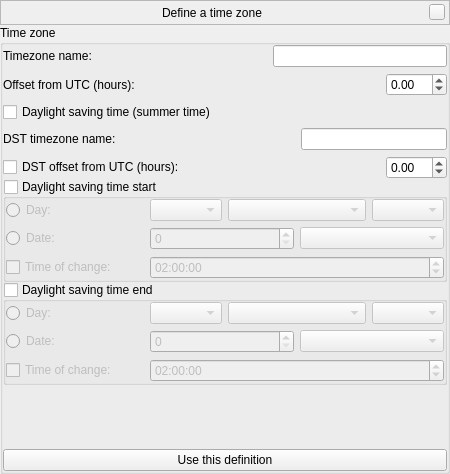
<?xml version="1.0" encoding="UTF-8"?>
<ui version="4.0">
 <class>defineTimeZoneForm</class>
 <widget class="QWidget" name="defineTimeZoneForm">
  <property name="geometry">
   <rect>
    <x>0</x>
    <y>0</y>
    <width>450</width>
    <height>474</height>
   </rect>
  </property>
  <layout class="QVBoxLayout" name="verticalLayout">
   <property name="spacing">
    <number>0</number>
   </property>
   <property name="margin">
    <number>0</number>
   </property>
   <item>
    <widget class="BarFrame" name="TitleBar">
     <property name="sizePolicy">
      <sizepolicy hsizetype="Expanding" vsizetype="Minimum">
       <horstretch>0</horstretch>
       <verstretch>0</verstretch>
      </sizepolicy>
     </property>
     <property name="minimumSize">
      <size>
       <width>0</width>
       <height>25</height>
      </size>
     </property>
     <property name="maximumSize">
      <size>
       <width>16777215</width>
       <height>30</height>
      </size>
     </property>
     <property name="focusPolicy">
      <enum>Qt::NoFocus</enum>
     </property>
     <property name="autoFillBackground">
      <bool>false</bool>
     </property>
     <property name="frameShape">
      <enum>QFrame::StyledPanel</enum>
     </property>
     <layout class="QHBoxLayout">
      <property name="spacing">
       <number>6</number>
      </property>
      <property name="leftMargin">
       <number>0</number>
      </property>
      <property name="topMargin">
       <number>0</number>
      </property>
      <property name="rightMargin">
       <number>4</number>
      </property>
      <property name="bottomMargin">
       <number>0</number>
      </property>
      <item>
       <spacer name="leftSpacer">
        <property name="orientation">
         <enum>Qt::Horizontal</enum>
        </property>
        <property name="sizeHint" stdset="0">
         <size>
          <width>40</width>
          <height>20</height>
         </size>
        </property>
       </spacer>
      </item>
      <item>
       <widget class="QLabel" name="stelWindowTitle">
        <property name="text">
         <string>Define a time zone</string>
        </property>
       </widget>
      </item>
      <item>
       <spacer name="rightSpacer">
        <property name="orientation">
         <enum>Qt::Horizontal</enum>
        </property>
        <property name="sizeHint" stdset="0">
         <size>
          <width>40</width>
          <height>20</height>
         </size>
        </property>
       </spacer>
      </item>
      <item>
       <widget class="QPushButton" name="closeStelWindow">
        <property name="minimumSize">
         <size>
          <width>16</width>
          <height>16</height>
         </size>
        </property>
        <property name="maximumSize">
         <size>
          <width>16</width>
          <height>16</height>
         </size>
        </property>
        <property name="focusPolicy">
         <enum>Qt::NoFocus</enum>
        </property>
        <property name="text">
         <string/>
        </property>
       </widget>
      </item>
     </layout>
    </widget>
   </item>
   <item>
    <widget class="QGroupBox" name="groupBoxTimeZone">
     <property name="title">
      <string>Time zone</string>
     </property>
     <layout class="QVBoxLayout" name="verticalLayoutTimeZone">
      <property name="margin">
       <number>0</number>
      </property>
      <item>
       <layout class="QHBoxLayout" name="horizontalLayoutName">
        <item>
         <widget class="QLabel" name="labelName">
          <property name="text">
           <string>Timezone name:</string>
          </property>
         </widget>
        </item>
        <item>
         <spacer name="horizontalSpacerName">
          <property name="orientation">
           <enum>Qt::Horizontal</enum>
          </property>
          <property name="sizeHint" stdset="0">
           <size>
            <width>40</width>
            <height>20</height>
           </size>
          </property>
         </spacer>
        </item>
        <item>
         <widget class="QLineEdit" name="lineEditName"/>
        </item>
       </layout>
      </item>
      <item>
       <layout class="QHBoxLayout" name="horizontalLayoutOffset">
        <item>
         <widget class="QLabel" name="labelOffset">
          <property name="text">
           <string>Offset from UTC (hours):</string>
          </property>
         </widget>
        </item>
        <item>
         <spacer name="horizontalSpacer">
          <property name="orientation">
           <enum>Qt::Horizontal</enum>
          </property>
          <property name="sizeHint" stdset="0">
           <size>
            <width>40</width>
            <height>20</height>
           </size>
          </property>
         </spacer>
        </item>
        <item>
         <widget class="QDoubleSpinBox" name="doubleSpinBoxOffset">
          <property name="wrapping">
           <bool>true</bool>
          </property>
          <property name="minimum">
           <double>-24.000000000000000</double>
          </property>
          <property name="maximum">
           <double>24.000000000000000</double>
          </property>
          <property name="singleStep">
           <double>0.250000000000000</double>
          </property>
         </widget>
        </item>
       </layout>
      </item>
      <item>
       <widget class="QCheckBox" name="checkBoxDst">
        <property name="text">
         <string>Daylight saving time (summer time)</string>
        </property>
       </widget>
      </item>
      <item>
       <widget class="QFrame" name="frameDst">
        <layout class="QVBoxLayout" name="verticalLayoutDst">
         <property name="spacing">
          <number>0</number>
         </property>
         <property name="margin">
          <number>0</number>
         </property>
         <item>
          <widget class="QFrame" name="frame">
           <layout class="QVBoxLayout" name="verticalLayoutDstMain">
            <property name="margin">
             <number>0</number>
            </property>
            <item>
             <layout class="QHBoxLayout" name="horizontalLayoutNameDst">
              <item>
               <widget class="QLabel" name="labelNameDst">
                <property name="sizePolicy">
                 <sizepolicy hsizetype="Expanding" vsizetype="Preferred">
                  <horstretch>0</horstretch>
                  <verstretch>0</verstretch>
                 </sizepolicy>
                </property>
                <property name="text">
                 <string>DST timezone name:</string>
                </property>
               </widget>
              </item>
              <item>
               <spacer name="horizontalSpacerNameDst">
                <property name="orientation">
                 <enum>Qt::Horizontal</enum>
                </property>
                <property name="sizeHint" stdset="0">
                 <size>
                  <width>40</width>
                  <height>20</height>
                 </size>
                </property>
               </spacer>
              </item>
              <item>
               <widget class="QLineEdit" name="lineEditNameDst"/>
              </item>
             </layout>
            </item>
            <item>
             <layout class="QHBoxLayout" name="horizontalLayoutOffsetDst">
              <item>
               <widget class="QCheckBox" name="checkBoxOffsetDst">
                <property name="text">
                 <string>DST offset from UTC (hours):</string>
                </property>
               </widget>
              </item>
              <item>
               <spacer name="horizontalSpacerOffsetDst">
                <property name="orientation">
                 <enum>Qt::Horizontal</enum>
                </property>
                <property name="sizeHint" stdset="0">
                 <size>
                  <width>0</width>
                  <height>0</height>
                 </size>
                </property>
               </spacer>
              </item>
              <item>
               <widget class="QDoubleSpinBox" name="doubleSpinBoxOffsetDst">
                <property name="wrapping">
                 <bool>true</bool>
                </property>
                <property name="minimum">
                 <double>-24.000000000000000</double>
                </property>
                <property name="maximum">
                 <double>24.000000000000000</double>
                </property>
                <property name="singleStep">
                 <double>0.250000000000000</double>
                </property>
               </widget>
              </item>
             </layout>
            </item>
           </layout>
          </widget>
         </item>
         <item>
          <widget class="QGroupBox" name="groupBoxDstStart">
           <property name="title">
            <string>Daylight saving time start</string>
           </property>
           <property name="checkable">
            <bool>true</bool>
           </property>
           <property name="checked">
            <bool>false</bool>
           </property>
           <layout class="QGridLayout" name="gridLayoutDstStart">
            <property name="margin">
             <number>0</number>
            </property>
            <item row="1" column="0" colspan="2">
             <widget class="QRadioButton" name="radioButtonDstStartDay">
              <property name="text">
               <string>Day:</string>
              </property>
             </widget>
            </item>
            <item row="1" column="5">
             <widget class="QComboBox" name="comboBoxDstStartMonth"/>
            </item>
            <item row="4" column="0" colspan="2">
             <widget class="QCheckBox" name="checkBoxDstStartTime">
              <property name="text">
               <string>Time of change:</string>
              </property>
             </widget>
            </item>
            <item row="4" column="2" colspan="4">
             <widget class="QTimeEdit" name="timeEditDstStart">
              <property name="wrapping">
               <bool>true</bool>
              </property>
              <property name="time">
               <time>
                <hour>2</hour>
                <minute>0</minute>
                <second>0</second>
               </time>
              </property>
              <property name="displayFormat">
               <string notr="true">HH:mm:ss</string>
              </property>
             </widget>
            </item>
            <item row="2" column="0" colspan="2">
             <widget class="QRadioButton" name="radioButtonDstStartDate">
              <property name="text">
               <string>Date:</string>
              </property>
             </widget>
            </item>
            <item row="2" column="2" colspan="4">
             <widget class="QFrame" name="frameDstStartDate">
              <layout class="QHBoxLayout" name="horizontalLayout">
               <property name="margin">
                <number>0</number>
               </property>
               <item>
                <widget class="QSpinBox" name="spinBoxDstStartDateDay"/>
               </item>
               <item>
                <widget class="QComboBox" name="comboBoxDstStartDateMonth"/>
               </item>
              </layout>
             </widget>
            </item>
            <item row="1" column="3" colspan="2">
             <widget class="QComboBox" name="comboBoxDstStartWeek"/>
            </item>
            <item row="1" column="2">
             <widget class="QComboBox" name="comboBoxDstStartDay"/>
            </item>
           </layout>
          </widget>
         </item>
         <item>
          <widget class="QGroupBox" name="groupBoxDstEnd">
           <property name="title">
            <string>Daylight saving time end</string>
           </property>
           <property name="checkable">
            <bool>true</bool>
           </property>
           <property name="checked">
            <bool>false</bool>
           </property>
           <layout class="QGridLayout" name="gridLayout_4">
            <property name="margin">
             <number>0</number>
            </property>
            <item row="1" column="0" colspan="2">
             <widget class="QRadioButton" name="radioButtonDstEndDay">
              <property name="text">
               <string>Day:</string>
              </property>
             </widget>
            </item>
            <item row="1" column="5">
             <widget class="QComboBox" name="comboBoxDstEndMonth"/>
            </item>
            <item row="4" column="0" colspan="2">
             <widget class="QCheckBox" name="checkBoxDstEndTime">
              <property name="text">
               <string>Time of change:</string>
              </property>
             </widget>
            </item>
            <item row="4" column="2" colspan="4">
             <widget class="QTimeEdit" name="timeEditDstEnd">
              <property name="wrapping">
               <bool>true</bool>
              </property>
              <property name="time">
               <time>
                <hour>2</hour>
                <minute>0</minute>
                <second>0</second>
               </time>
              </property>
              <property name="displayFormat">
               <string notr="true">HH:mm:ss</string>
              </property>
             </widget>
            </item>
            <item row="3" column="0" colspan="2">
             <widget class="QRadioButton" name="radioButtonDstEndDate">
              <property name="text">
               <string>Date:</string>
              </property>
             </widget>
            </item>
            <item row="3" column="2" colspan="4">
             <widget class="QFrame" name="frameDstEndDate">
              <layout class="QHBoxLayout" name="horizontalLayoutDstEndDate">
               <property name="margin">
                <number>0</number>
               </property>
               <item>
                <widget class="QSpinBox" name="spinBoxDstEndDateDay"/>
               </item>
               <item>
                <widget class="QComboBox" name="comboBoxDstEndDateMonth"/>
               </item>
              </layout>
             </widget>
            </item>
            <item row="1" column="3" colspan="2">
             <widget class="QComboBox" name="comboBoxDstEndWeek"/>
            </item>
            <item row="1" column="2">
             <widget class="QComboBox" name="comboBoxDstEndDay"/>
            </item>
           </layout>
          </widget>
         </item>
        </layout>
       </widget>
      </item>
      <item>
       <spacer name="verticalSpacer">
        <property name="orientation">
         <enum>Qt::Vertical</enum>
        </property>
        <property name="sizeHint" stdset="0">
         <size>
          <width>20</width>
          <height>40</height>
         </size>
        </property>
       </spacer>
      </item>
      <item>
       <widget class="QPushButton" name="pushButtonUseDefinition">
        <property name="text">
         <string>Use this definition</string>
        </property>
       </widget>
      </item>
     </layout>
    </widget>
   </item>
  </layout>
 </widget>
 <customwidgets>
  <customwidget>
   <class>BarFrame</class>
   <extends>QFrame</extends>
   <header>Dialog.hpp</header>
   <container>1</container>
  </customwidget>
 </customwidgets>
 <tabstops>
  <tabstop>lineEditName</tabstop>
  <tabstop>doubleSpinBoxOffset</tabstop>
  <tabstop>checkBoxDst</tabstop>
  <tabstop>lineEditNameDst</tabstop>
  <tabstop>checkBoxOffsetDst</tabstop>
  <tabstop>doubleSpinBoxOffsetDst</tabstop>
  <tabstop>radioButtonDstStartDay</tabstop>
  <tabstop>groupBoxDstStart</tabstop>
  <tabstop>comboBoxDstStartDay</tabstop>
  <tabstop>comboBoxDstStartWeek</tabstop>
  <tabstop>comboBoxDstStartMonth</tabstop>
  <tabstop>radioButtonDstStartDate</tabstop>
  <tabstop>spinBoxDstStartDateDay</tabstop>
  <tabstop>comboBoxDstStartDateMonth</tabstop>
  <tabstop>checkBoxDstStartTime</tabstop>
  <tabstop>timeEditDstStart</tabstop>
  <tabstop>groupBoxDstEnd</tabstop>
  <tabstop>radioButtonDstEndDay</tabstop>
  <tabstop>comboBoxDstEndDay</tabstop>
  <tabstop>comboBoxDstEndWeek</tabstop>
  <tabstop>comboBoxDstEndMonth</tabstop>
  <tabstop>radioButtonDstEndDate</tabstop>
  <tabstop>spinBoxDstEndDateDay</tabstop>
  <tabstop>comboBoxDstEndDateMonth</tabstop>
  <tabstop>checkBoxDstEndTime</tabstop>
  <tabstop>timeEditDstEnd</tabstop>
  <tabstop>pushButtonUseDefinition</tabstop>
 </tabstops>
 <resources/>
 <connections>
  <connection>
   <sender>checkBoxDst</sender>
   <signal>toggled(bool)</signal>
   <receiver>frameDst</receiver>
   <slot>setVisible(bool)</slot>
   <hints>
    <hint type="sourcelabel">
     <x>230</x>
     <y>125</y>
    </hint>
    <hint type="destinationlabel">
     <x>228</x>
     <y>316</y>
    </hint>
   </hints>
  </connection>
  <connection>
   <sender>checkBoxOffsetDst</sender>
   <signal>toggled(bool)</signal>
   <receiver>doubleSpinBoxOffsetDst</receiver>
   <slot>setEnabled(bool)</slot>
   <hints>
    <hint type="sourcelabel">
     <x>172</x>
     <y>186</y>
    </hint>
    <hint type="destinationlabel">
     <x>348</x>
     <y>188</y>
    </hint>
   </hints>
  </connection>
  <connection>
   <sender>checkBoxDstEndTime</sender>
   <signal>toggled(bool)</signal>
   <receiver>timeEditDstEnd</receiver>
   <slot>setEnabled(bool)</slot>
   <hints>
    <hint type="sourcelabel">
     <x>95</x>
     <y>427</y>
    </hint>
    <hint type="destinationlabel">
     <x>362</x>
     <y>430</y>
    </hint>
   </hints>
  </connection>
  <connection>
   <sender>checkBoxDstStartTime</sender>
   <signal>toggled(bool)</signal>
   <receiver>timeEditDstStart</receiver>
   <slot>setEnabled(bool)</slot>
   <hints>
    <hint type="sourcelabel">
     <x>115</x>
     <y>298</y>
    </hint>
    <hint type="destinationlabel">
     <x>187</x>
     <y>294</y>
    </hint>
   </hints>
  </connection>
  <connection>
   <sender>groupBoxDstStart</sender>
   <signal>toggled(bool)</signal>
   <receiver>groupBoxDstEnd</receiver>
   <slot>setChecked(bool)</slot>
   <hints>
    <hint type="sourcelabel">
     <x>117</x>
     <y>243</y>
    </hint>
    <hint type="destinationlabel">
     <x>123</x>
     <y>362</y>
    </hint>
   </hints>
  </connection>
  <connection>
   <sender>groupBoxDstEnd</sender>
   <signal>toggled(bool)</signal>
   <receiver>groupBoxDstStart</receiver>
   <slot>setChecked(bool)</slot>
   <hints>
    <hint type="sourcelabel">
     <x>301</x>
     <y>354</y>
    </hint>
    <hint type="destinationlabel">
     <x>295</x>
     <y>286</y>
    </hint>
   </hints>
  </connection>
 </connections>
</ui>
